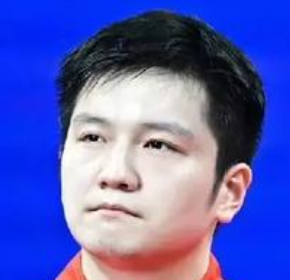
#> input picture img/fanzhendong.png, 290 x 280 px
$ python orb_match_test.py
#> lines starting #> are read from the running program, lines starting #| are printed output that depends on the picture
### main/utils/common.py
import cv2 as cv
import numpy as np


# 边缘提取
def cv_show(name, image):
    cv.imshow(name, image)
    cv.waitKey(0)
    cv.destroyAllWindows()


# 排序轮廓
# [65 lines left out: functions sort_contours, resize, order_points, four_point_transform, not called in this run]

### main/orb/orb_match_test.py
import cv2 as cv

from main.utils.common import cv_show

# 读取图像
image = cv.imread('../../img/fanzhendong.png', 0)
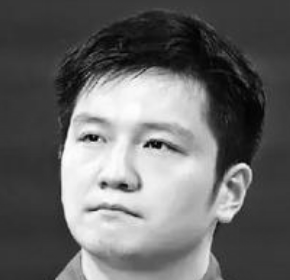
#> image: shape (280, 290); min 0, max 254, mean 103
cv_show('image', image)
image_check = cv.imread("../../img/malong_hezhao.jpeg", 0)
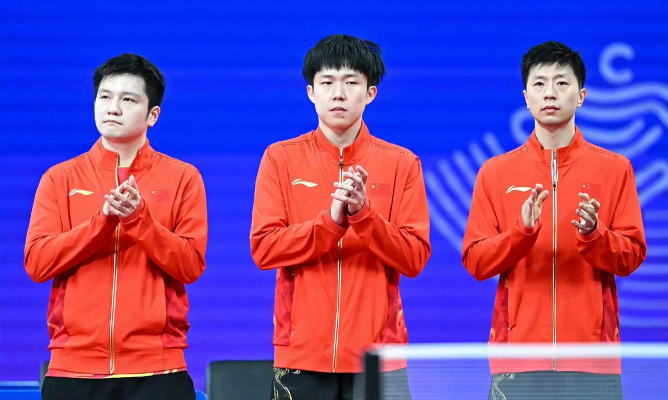
#> input picture img/malong_hezhao.jpeg, 1336 x 800 px (shown at 1/2 size)
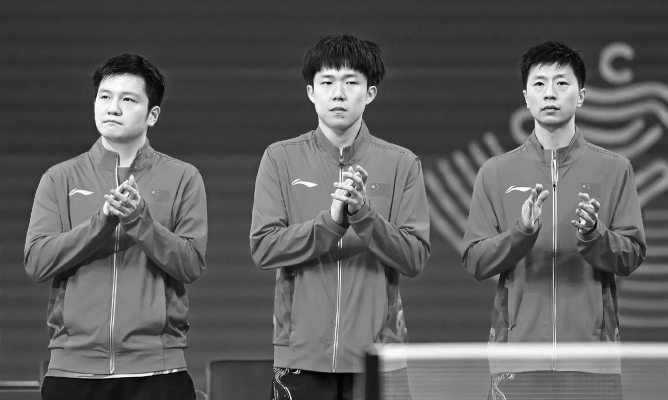
#> image_check: shape (800, 1336) (shown at 1/2 size); min 0, max 255, mean 93.7
cv_show('image_check', image_check)

# 初始化ORB检测器
orb = cv.ORB_create()

# 检测关键点
kp, des = orb.detectAndCompute(image, None)
#> kp = 441 keypoints; strongest (x, y, size): (96, 137, 37.2), (95, 137, 44.6), (95, 140, 31), (145, 144, 44.6)
kp_check, des_check = orb.detectAndCompute(image_check, None)
#> kp_check = 500 keypoints; strongest (x, y, size): (222, 745, 31), (594, 741, 31), (1049, 181, 31), (1109, 368, 31)

bf = cv.BFMatcher(crossCheck=True)
matches = bf.match(des, des_check)
#> matches = 155 matches
matches = sorted(matches, key=lambda x: x.distance)

img3 = cv.drawMatches(image, kp, image_check, kp_check, matches[:10], None, flags=2)
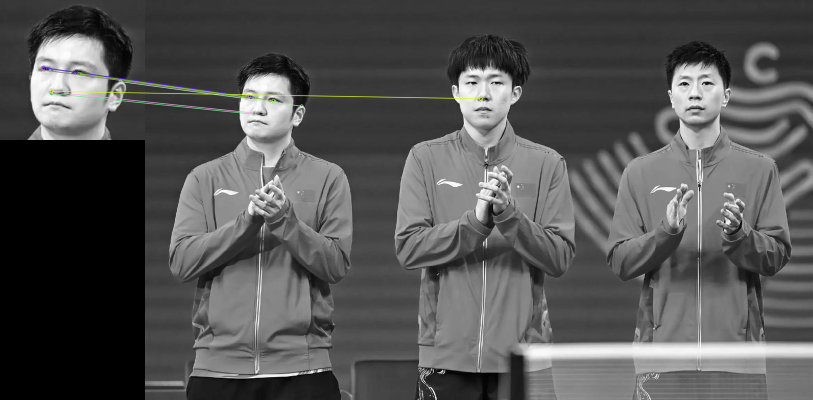
#> img3: shape (800, 1626, 3) (shown at 1/2 size); mean of channels 0, 1, 2 83.5, 83.7, 83.7; drawn as B, G, R
cv_show('img3', img3)
